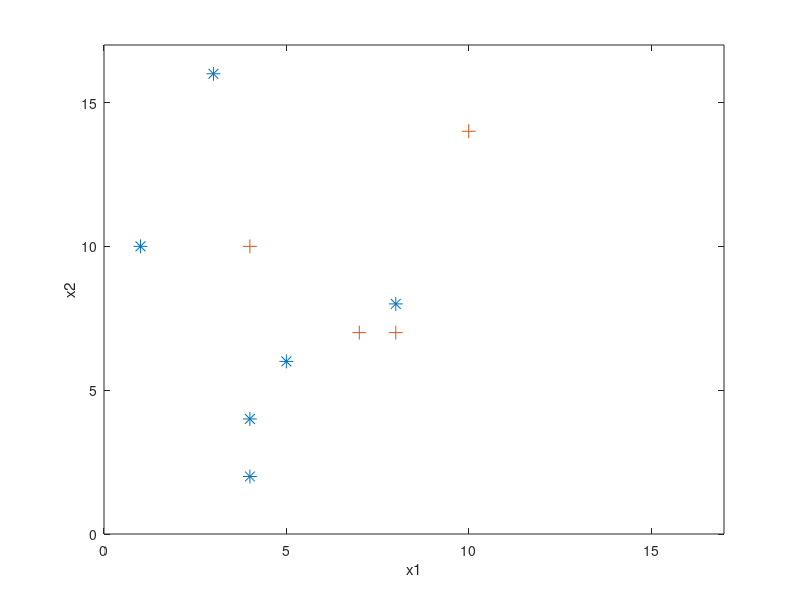

Reproduce this figure in MATLAB.
x1n = [1,4,5,3,4,8];
x2n = [10,4,6,16,2,8];

x1p = [8,7,10,4];
x2p = [7,7,14,10];

plot(x1n,x2n,'*','markers',10);
axis([0,17,0,17]);
xlabel('x1');
ylabel('x2');
hold on
plot(x1p,x2p,'+','markers',10);
hold off

